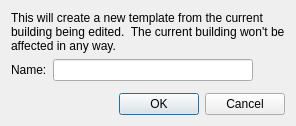
<?xml version="1.0" encoding="UTF-8"?>
<ui version="4.0">
 <class>TemplateFromBuildingDialog</class>
 <widget class="QDialog" name="TemplateFromBuildingDialog">
  <property name="geometry">
   <rect>
    <x>0</x>
    <y>0</y>
    <width>296</width>
    <height>126</height>
   </rect>
  </property>
  <property name="windowTitle">
   <string>Template from building</string>
  </property>
  <layout class="QGridLayout" name="gridLayout">
   <item row="0" column="0">
    <widget class="QLabel" name="label">
     <property name="text">
      <string>This will create a new template from the current building being edited.  The current building won't be affected in any way.</string>
     </property>
     <property name="wordWrap">
      <bool>true</bool>
     </property>
    </widget>
   </item>
   <item row="1" column="0">
    <layout class="QHBoxLayout" name="horizontalLayout">
     <item>
      <widget class="QLabel" name="label_2">
       <property name="text">
        <string>Name:</string>
       </property>
      </widget>
     </item>
     <item>
      <widget class="QLineEdit" name="name">
       <property name="minimumSize">
        <size>
         <width>200</width>
         <height>0</height>
        </size>
       </property>
      </widget>
     </item>
     <item>
      <spacer name="horizontalSpacer">
       <property name="orientation">
        <enum>Qt::Horizontal</enum>
       </property>
       <property name="sizeHint" stdset="0">
        <size>
         <width>40</width>
         <height>20</height>
        </size>
       </property>
      </spacer>
     </item>
    </layout>
   </item>
   <item row="3" column="0">
    <widget class="QDialogButtonBox" name="buttonBox">
     <property name="orientation">
      <enum>Qt::Horizontal</enum>
     </property>
     <property name="standardButtons">
      <set>QDialogButtonBox::Cancel|QDialogButtonBox::Ok</set>
     </property>
    </widget>
   </item>
   <item row="2" column="0">
    <spacer name="verticalSpacer">
     <property name="orientation">
      <enum>Qt::Vertical</enum>
     </property>
     <property name="sizeHint" stdset="0">
      <size>
       <width>20</width>
       <height>40</height>
      </size>
     </property>
    </spacer>
   </item>
  </layout>
 </widget>
 <resources/>
 <connections>
  <connection>
   <sender>buttonBox</sender>
   <signal>accepted()</signal>
   <receiver>TemplateFromBuildingDialog</receiver>
   <slot>accept()</slot>
   <hints>
    <hint type="sourcelabel">
     <x>248</x>
     <y>254</y>
    </hint>
    <hint type="destinationlabel">
     <x>157</x>
     <y>274</y>
    </hint>
   </hints>
  </connection>
  <connection>
   <sender>buttonBox</sender>
   <signal>rejected()</signal>
   <receiver>TemplateFromBuildingDialog</receiver>
   <slot>reject()</slot>
   <hints>
    <hint type="sourcelabel">
     <x>316</x>
     <y>260</y>
    </hint>
    <hint type="destinationlabel">
     <x>286</x>
     <y>274</y>
    </hint>
   </hints>
  </connection>
 </connections>
</ui>
